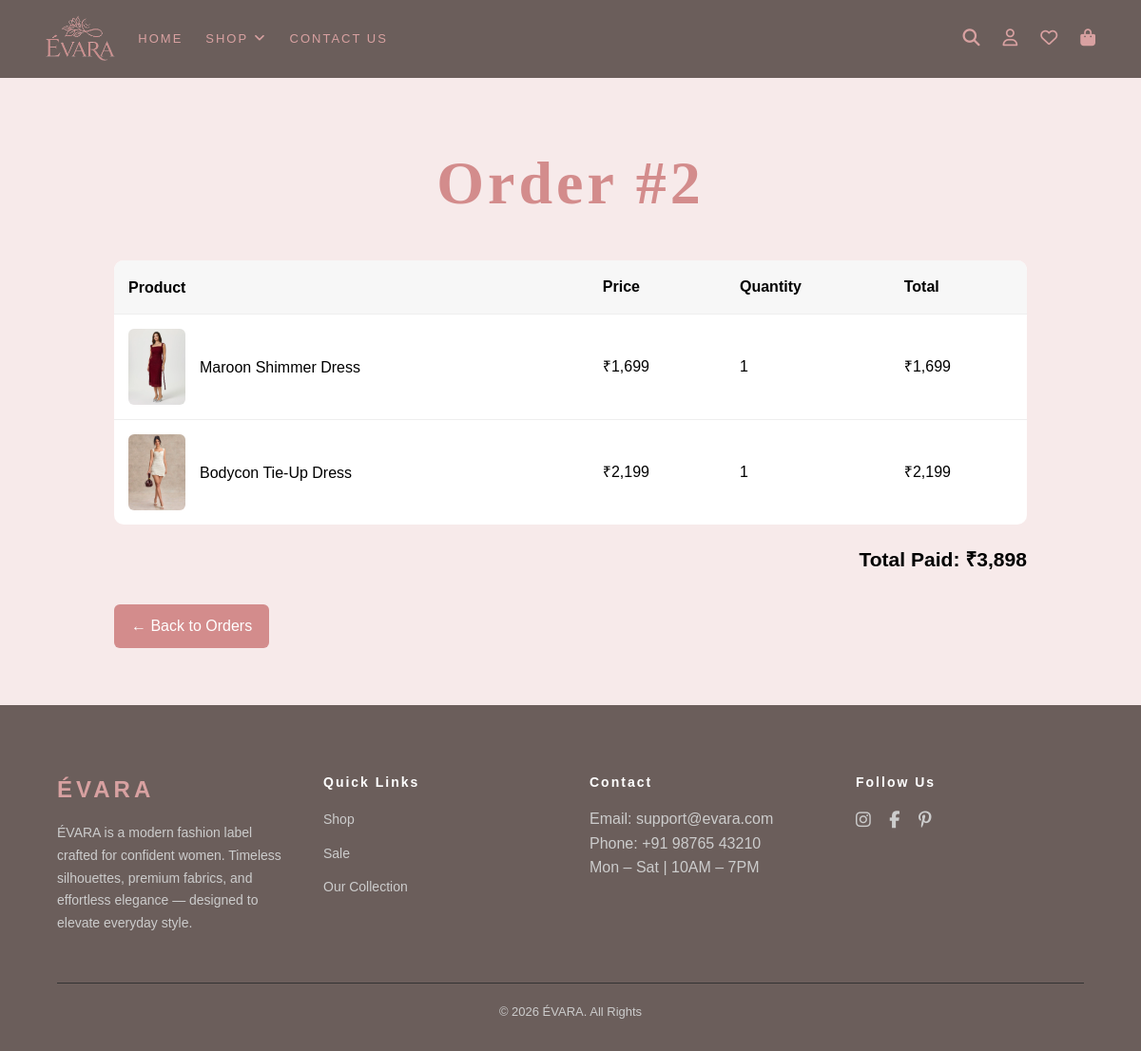
Page /order/2 (signed in) on the committed database.
### tables this page shows
CREATE TABLE order_items (    id INTEGER PRIMARY KEY AUTOINCREMENT,    order_id INTEGER NOT NULL,    product_id INTEGER NOT NULL,    size TEXT NOT NULL,    quantity INTEGER NOT NULL,    price REAL NOT NULL,    FOREIGN KEY(order_id) REFERENCES orders(id),    FOREIGN KEY(product_id) REFERENCES products(id));

CREATE TABLE product_images (id integer primary key  autoincrement, product_id integer, image_url text not null, type TEXT, foreign key(product_id) references products(id));

CREATE TABLE products ( id INTEGER PRIMARY KEY AUTOINCREMENT, name TEXT NOT NULL, description TEXT, price NUMERIC NOT NULL, sale_price NUMERIC, category_id INTEGER, stock INTEGER, is_featured BOOLEAN, created_at DATETIME DEFAULT CURRENT_TIMESTAMP, FOREIGN KEY(category_id) REFERENCES categories(id));

### app.py (the view)
@app.route("/order/<int:order_id>")
def order_detail(order_id):
    if "user_id" not in session:
        return redirect("/login")
    with get_db_connection() as conn:
        items = conn.execute("SELECT p.id, p.name, p.price, p.sale_price, pi.image_url, oi.order_id, oi.quantity FROM order_items AS oi JOIN products AS P ON p.id = oi.product_id JOIN product_images AS pi ON pi.product_id = p.id WHERE oi.order_id = ? AND pi.type='f'",(order_id,)).fetchall()
    grand_total = sum(item["price"] * item["quantity"] for item in items)
    return render_template("order_detail.html", items=items, order_id=order_id, grand_total=grand_total)

### app.py (called while the page is built)
def get_db_connection():
    conn = sqlite3.connect("app.db")
    conn.row_factory = sqlite3.Row
    return conn

### helpers.py (called while the page is built)
def rs(value):
    return f"₹{value:,}"

### templates/order_detail.html (shortened to what this page needs)
{% extends "layout.html" %}
{% block content %}
<div class="order-detail-container">
<h1 class="order-title">Order #{{ order_id }}</h1>
<table class="order-items-table">
<thead>
<tr>
<th>Product</th>
<th>Price</th>
<th>Quantity</th>
<th>Total</th>
</tr>
</thead>
<tbody>
{% for item in items %}
<tr>
    <td data-label="Product" class="product-cell">
    <img src="{{ url_for('static', filename=item['image_url']) }}" class="product-img">
    <span>{{ item['name'] }}</span>
</td>
<td data-label="Price">
    {% if item['sale_price'] %}
        {{ rs(item['sale_price']) }}
    {% else %}
        {{ rs(item['price']) }}
    {% endif %}
</td>
<td data-label="Quantity">{{ item['quantity'] }}</td>
<td data-label="Total">
    {% if item['sale_price'] %}
        {{ rs(item['sale_price'] * item['quantity']) }}
    {% else %}
        {{ rs(item['price'] * item['quantity']) }}
    {% endif %}
</td>
</tr>
{% endfor %}
</tbody>
</table>
<div class="order-total">
<h3>Total Paid: {{ rs(grand_total) }}</h3>
</div>
<a href="{{ url_for('orders') }}" class="back-btn">
← Back to Orders
</a>
</div>
{% endblock %}

### static/style.css (style rules this page uses)
* { margin: 0; padding: 0; box-sizing: border-box; }
body { background-color: #f7eaea; font-family: Arial, sans-serif; line-height: 1.6; width: 100%; overflow-x: hidden; }
h1 { font-size: clamp(2rem, 6vw, 4rem); color: #d8a1a1; font-family: "AmstelvarAlpha", serif; letter-spacing: 0.25rem; transition: transform 0.1s ease-out; text-align: center; margin-bottom: 2rem; }
.order-detail-container { max-width:1000px; margin:auto; padding:60px 20px; }
.order-title { margin-bottom:30px; color:#d38c8c; }
.order-items-table { width:100%; border-collapse:collapse; background:white; border-radius:10px; overflow:hidden; }
.order-items-table th { background:#f7f7f7; padding:15px; text-align:left; }
.order-items-table td { padding:15px; border-top:1px solid #eee; }
.product-cell { display:flex; align-items:center; gap:15px; }
.product-img { width:60px; border-radius:6px; }
.order-total { text-align:right; margin-top:20px; font-size:18px; font-weight:600; }
.back-btn { display:inline-block; margin-top:30px; text-decoration:none; background:#d38c8c; color:white; padding:10px 18px; border-radius:6px; }

### rows in the picture
order_items: image_url (picture), name "Maroon Shimmer Dress", quantity "1"
products: price "₹1,699", rs(item['price']*item['quantity']) "₹1,699"
order_items: image_url (picture), name "Bodycon Tie-Up Dress", quantity "1"
products: price "₹2,199", rs(item['price']*item['quantity']) "₹2,199"

### other values in the picture
{{ order_id }} "2"
{{ rs(grand_total) }} "₹3,898"
